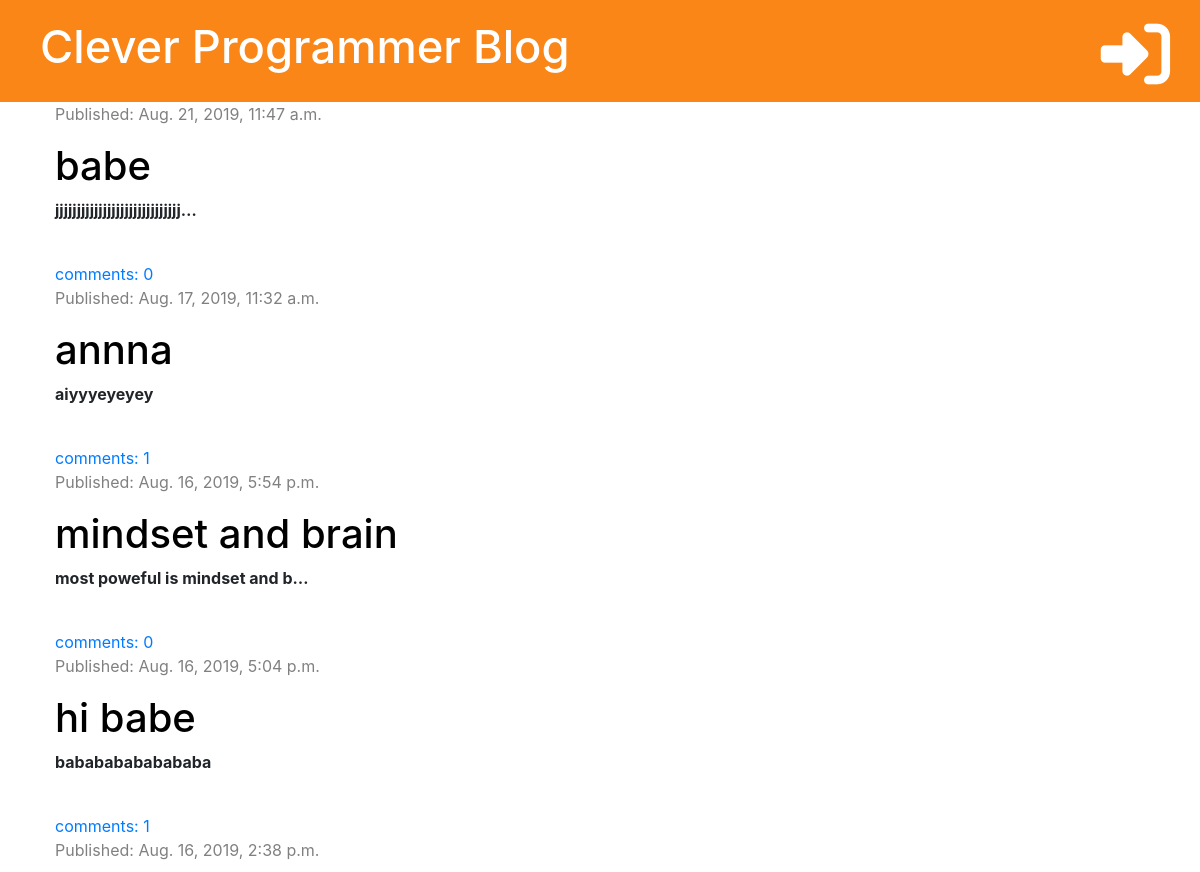
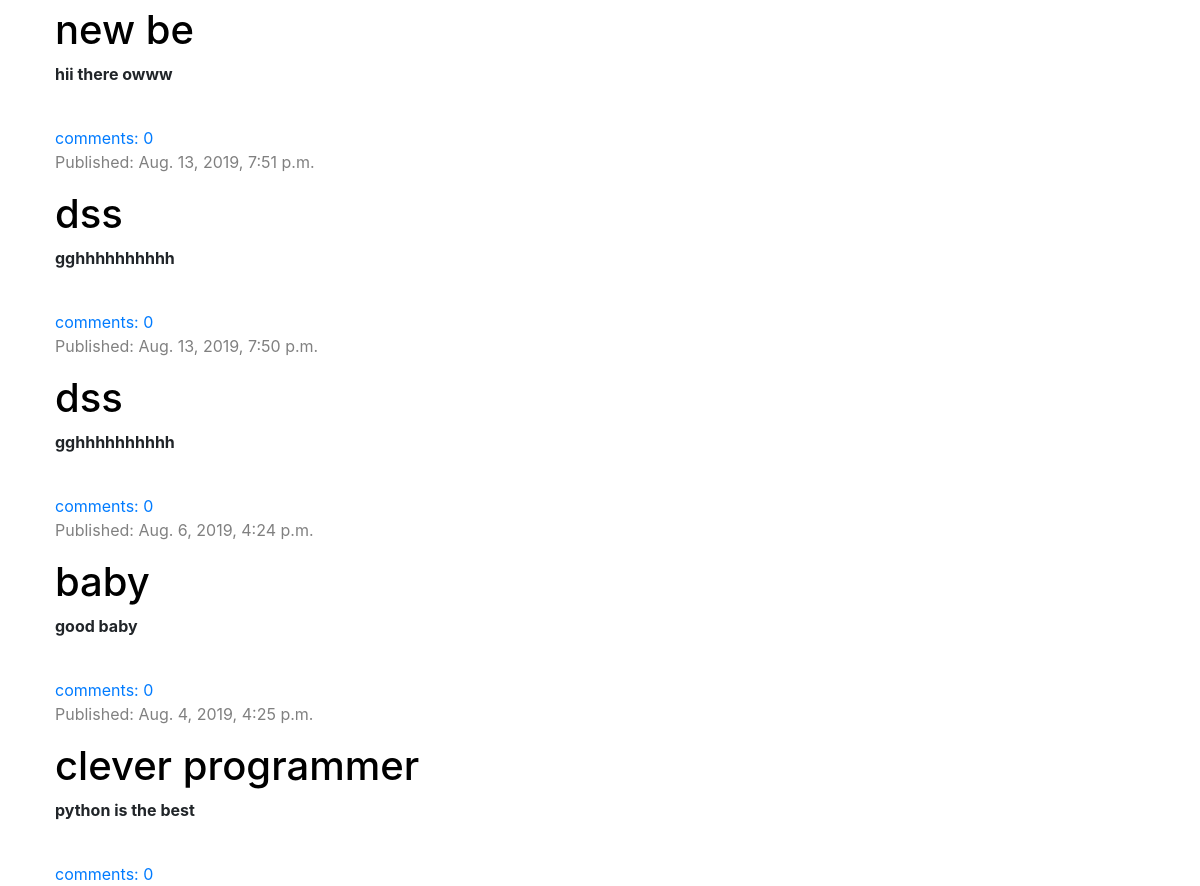
The page / on the database its author committed (2 pictures, top to bottom).
### bloge/models.py (models this page shows, shortened)
class Post(models.Model):
    author = models.ForeignKey("auth.User", on_delete=models.CASCADE)
    title = models.CharField(max_length=200)
    text = models.TextField()
    created_date = models.DateTimeField(default=timezone.now)
    published_date = models.DateTimeField(blank=True, null=True)
    def approved_comment(self):
        return self.comments.filter(approved=True)

### bloge/views.py (the view)
# urls.py: path('', views.post_list, name='post_list'),
def post_list(request):
    posts = Post.objects.filter(published_date__lte=timezone.now()).order_by('-published_date')
    stuff_for_frontend = {'posts': posts}
    return render(request, 'bloge/post_list.html', stuff_for_frontend)

### bloge/templates/bloge/post_list.html (shortened to what this page needs)
{% extends 'bloge/base.html' %}
{% block content %}
        {% for post in posts %}
            <div class="post">
              <div class="date">
                <p>Published: {{ post.published_date }}</p>
              </div>
              <h1><a href="{% url 'post_detail' pk=post.pk %}">{{ post.title }}</a></h1>
              <p><b>{{ post.text|truncatechars:30 }}</b></p><br>
              <a href="{% url 'post_detail' pk=post.pk %}">comments: {{ post.approved_comment.count }}</a>
            </div>
        {% endfor %}
{% endblock %}

### bloge/static/css/bloge.css (style rules this page uses)
.date { color: Grey; }
.post h1 a { color: black; }

### rows shown on the page
Post: published_date "Aug. 21, 2019, 11:47 a.m.", title "babe", text "jjjjjjjjjjjjjjjjjjjjjjjjjjjjj…", approved_comment.count "0"
Post: published_date "Aug. 17, 2019, 11:32 a.m.", title "annna", text "aiyyyeyeyey", approved_comment.count "1"
Post: published_date "Aug. 16, 2019, 5:54 p.m.", title "mindset and brain", text "most poweful is mindset and b…", approved_comment.count "0"
Post: published_date "Aug. 16, 2019, 5:04 p.m.", title "hi babe", text "babababababababa", approved_comment.count "1"
Post: published_date "Aug. 16, 2019, 2:38 p.m.", title "new be", text "hii there owww", approved_comment.count "0"
Post: published_date "Aug. 13, 2019, 7:51 p.m.", title "dss", text "gghhhhhhhhhh", approved_comment.count "0"
Post: published_date "Aug. 13, 2019, 7:50 p.m.", title "dss", text "gghhhhhhhhhh", approved_comment.count "0"
Post: published_date "Aug. 6, 2019, 4:24 p.m.", title "baby", text "good baby", approved_comment.count "0"
Post: published_date "Aug. 4, 2019, 4:25 p.m.", title "clever programmer", text "python is the best", approved_comment.count "0"
